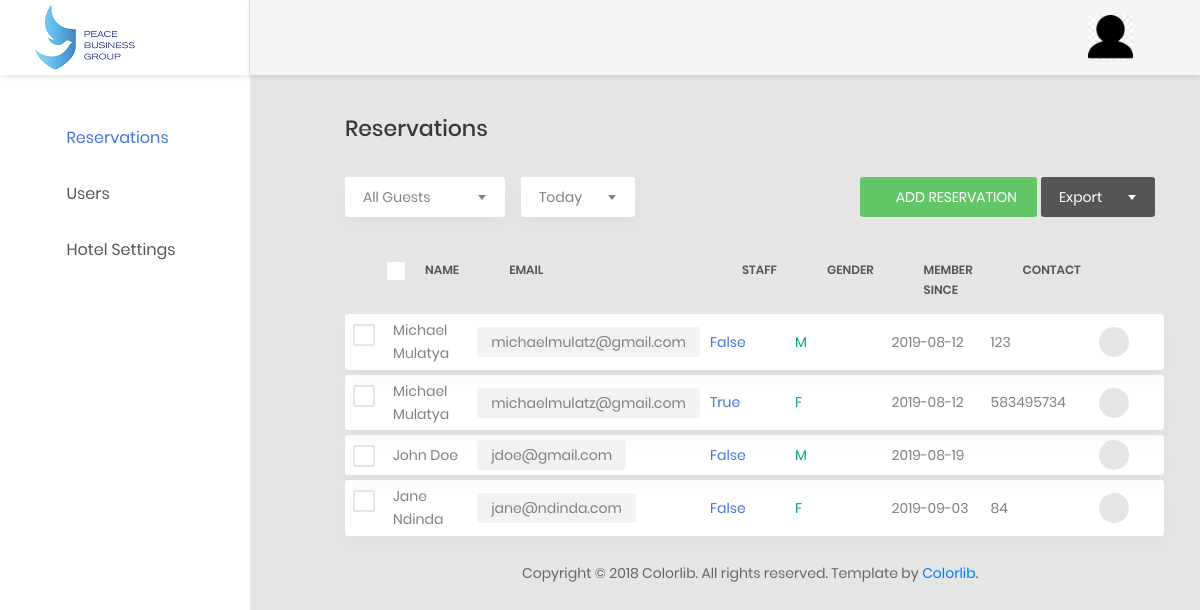
Page /reservations/admin/users/ on the earlier database version.
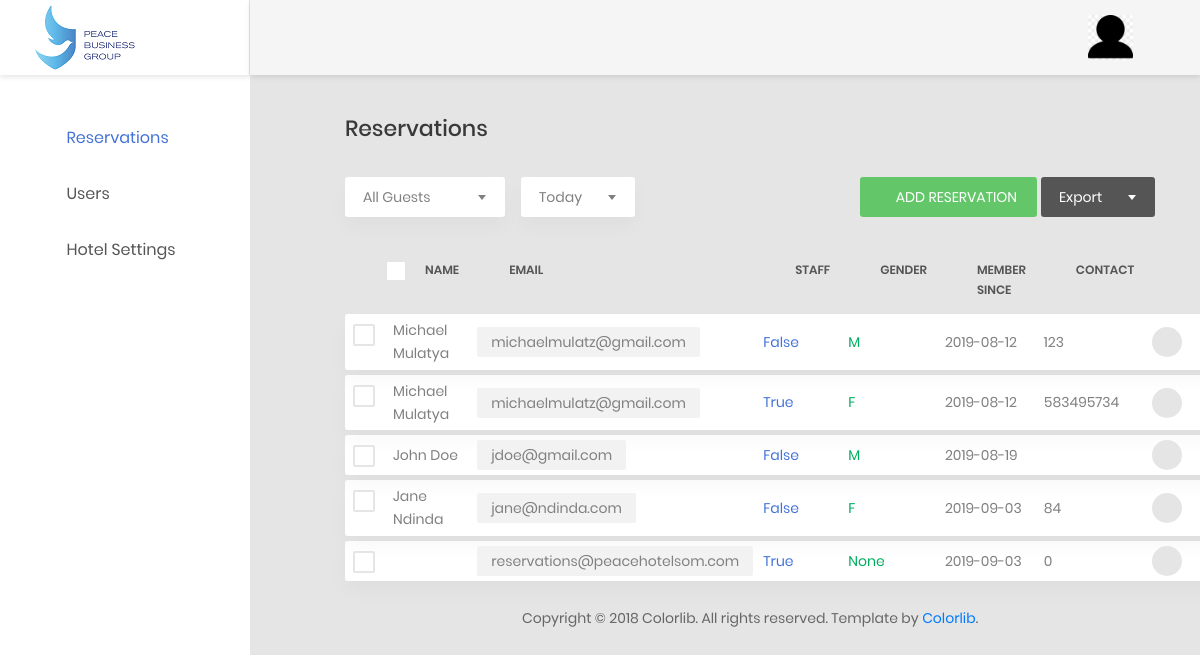
Same page on the later database version.
### reservations/models.py (models this page shows, shortened)
class Pbguser(models.Model):
	user = models.OneToOneField(
		User,
		default=None,
		null=True,
		on_delete=models.CASCADE)
	gender_choices = [('M','Male'),('F','Female')]
	gender = models.CharField(
		choices=gender_choices,
		max_length=1,
		default=None,
		null=True
		)
	phone_number = models.CharField(max_length=50,
		null=True,default=0)

### reservations/views.py (the view)
# urls.py: path('admin/users/',views.userslist,name='users'),
def userslist(request):
	users = Pbguser.objects.all()
	return render(request,'reservations/admin/users.html',{'users':users})

### reservations/templates/reservations/admin/users.html (shortened to what this page needs)
{% extends "reservations/admin/base.html" %}
{% block maincontent %}
    <div class="row">
                            <div class="col-md-12">
                                <h3 class="title-5 m-b-35">reservations</h3>
                                <div class="table-data__tool">
                                    <div class="table-data__tool-left">
                                        <div class="rs-select2--light rs-select2--md">
                                        </div>
                                        <div class="rs-select2--light rs-select2--sm">
                                        </div>
                                    </div>
                                    <div class="table-data__tool-right">
                                        <a href="{% url 'reservations:index' %}" class="au-btn au-btn-icon au-btn--green au-btn--small">
                                            <i class="zmdi zmdi-plus"></i>add reservation</a>
                                        <div class="rs-select2--dark rs-select2--sm rs-select2--dark2">
                                        </div>
                                    </div>
                                </div>
                                <div class="table-responsive table-responsive-data2">
                                    <table class="table table-data2">
                                        <thead>
                                            <tr>
                                                <th>
                                                    <label class="au-checkbox">
                                                        <span class="au-checkmark"></span>
                                                    </label>
                                                </th>
                                                <th>name</th>
                                                <th>email</th>
                                                <th>staff</th>
                                                <th>gender</th>
                                                <th>member since</th>
                                                <th>contact</th>
                                                <th></th>
                                            </tr>
                                        </thead>
                                        <tbody>
                                            {% for user in users %}
                                                <tr class="tr-shadow">
                                                    <td>
                                                        <label class="au-checkbox">
                                                            <span class="au-checkmark"></span>
                                                        </label>
                                                    </td>
                                                    <td>{{ user.user.get_full_name }}</td>
                                                    <td>
                                                        <span class="block-email">{{ user.user.email }}</span>
                                                    </td>
                                                    <td class="desc">{{ user.user.is_staff }}</td>
                                                    <td>
                                                        <span class="status--process">{{ user.gender }}</span>
                                                    </td>
                                                    <td>
                                                        {{ user.user.date_joined|date:"Y-m-d" }}
                                                    </td>
                                                    <td>{{ user.phone_number }}</td>
                                                    <td>
                                                        <div class="table-data-feature">
                                                            <button class="item" data-toggle="tooltip" data-placement="top" title="Send">
                                                                <i class="zmdi zmdi-mail-send"></i>
                                                            </button>
                                                        </div>
                                                    </td>
                                                </tr>
                                                <tr class="spacer"></tr>
                                            {% endfor %}
                                            </tbody>
                                    </table>
                                </div>
                            </div>
                        </div>
{% endblock %}

### reservations/templates/reservations/admin/base.html (shortened to what this page needs)
{% load static %}
<!DOCTYPE html>
<html lang="en">
<head>
    <link href="{% static 'reservations/css/font-face.css' %}" rel="stylesheet" media="all">
    <link href="{% static 'reservations/vendor/font-awesome-4.7/css/font-awesome.min.css' %}" rel="stylesheet" media="all">
    <link href="{% static 'reservations/vendor/font-awesome-5/css/fontawesome-all.min.css' %}" rel="stylesheet" media="all">
    <link href="{% static 'reservations/vendor/mdi-font/css/material-design-iconic-font.min.css' %}" rel="stylesheet" media="all">
    <link href="{% static 'reservations/vendor/bootstrap/bootstrap.min.css' %}" rel="stylesheet" media="all">
    <link href="{% static 'reservations/vendor/animsition/animsition.min.css' %}" rel="stylesheet" media="all">
    <link href="{% static 'reservations/vendor/bootstrap-progressbar/bootstrap-progressbar-3.3.4.min.css' %}" rel="stylesheet" media="all">
    <link href="{% static 'reservations/vendor/wow/animate.css' %}" rel="stylesheet" media="all">
    <link href="{% static 'reservations/vendor/css-hamburgers/hamburgers.min.css' %}" rel="stylesheet" media="all">
    <link href="{% static 'reservations/vendor/slick/slick.css' %}" rel="stylesheet" media="all">
    <link href="{% static 'reservations/vendor/select2/select2.min.css' %}" rel="stylesheet" media="all">
    <link href="{% static 'reservations/vendor/perfect-scrollbar/perfect-scrollbar.css' %}" rel="stylesheet" media="all">
    <link rel="stylesheet" type="text/css" href="https://cdn.datatables.net/v/dt/dt-1.10.18/datatables.min.css"/>
    <link href="{% static 'reservations/css/theme.css' %}" rel="stylesheet" media="all">
    <link href="{% static 'reservations/css/updates.css' %}" rel="stylesheet" media="all">
</head>
<body class="animsition">
    <div class="page-wrapper">
        <aside class="menu-sidebar d-none d-lg-block">
            <div class="logo">
                <a href="{% url 'reservations:index' %}">
                    <img src="{% static 'reservations/images/pbglogo.mini.png' %}" alt="PBG Admin" />
                </a>
            </div>
            <div class="menu-sidebar__content js-scrollbar1">
                <nav class="navbar-sidebar">
                    <ul class="list-unstyled navbar__list">
                        <li class="active has-sub">
                            <a class="js-arrow" href="#">
                                <i class="fas fa-tachometer-alt"></i>Reservations</a>
                        </li>
                        <li>
                            <a href="{% url 'reservations:users' %}">
                                <i class="fas fa-chart-bar"></i>Users</a>
                        </li>
                        <li>
                            <a href="{% url 'admin:index' %}" target="_blank">
                                <i class="fas fa-chart-bar"></i>Hotel Settings</a>
                        </li>
                    </ul>
                </nav>
            </div>
        </aside>
        <div class="page-container">
            <header class="header-desktop">
                <div class="section__content section__content--p30">
                    <div class="container-fluid">
                        <div class="header-wrap">
                            <div class="header-button">
                                <div class="account-wrap">
                                    <div class="account-item clearfix js-item-menu">
                                        <div class="image">
                                            <img src="{% static 'reservations/images/icon/avatar-01.jpg' %}" alt="John Doe" />
                                        </div>
                                        <div class="content">
                                            <a class="js-acc-btn" href="#">{{ user.get_full_name }}</a>
                                        </div>
                                    </div>
                                </div>
                            </div>
                        </div>
                    </div>
                </div>
            </header>
            <div class="main-content">
                <div class="section__content section__content--p30">
                     <div class="container-fluid">
                        {% block maincontent %}{% endblock %}
                            <div class="row">
                                <div class="col-md-12">
                                    <div class="copyright">
                                        <p>Copyright © 2018 Colorlib. All rights reserved. Template by <a href="https://colorlib.com">Colorlib</a>.</p>
                                    </div>
                                </div>
                            </div>
                    </div>
                </div>
            </div>
        </div>
    </div>
</body>
</html>

### reservations/static/reservations/css/updates.css (style rules this page uses)
.header-button { position: absolute; right: 4%; }
.menu-sidebar { width: 250px; }
.menu-sidebar .logo { background: #ffffff; }
.header-desktop { left: 250px; }
.table-data2.table tbody td { padding:5px 2px 5px 8px; }
.table-data2.table tbody tr { margin-top: 10px !important; }
,.table-earning tbody td { padding: 3px 10px; }

Differences in the rows shown:
added Pbguser: user.email "reservations@peacehotelsom.com", user.is_staff "True", gender "None", user.date_joined "2019-09-03", phone_number "0"
